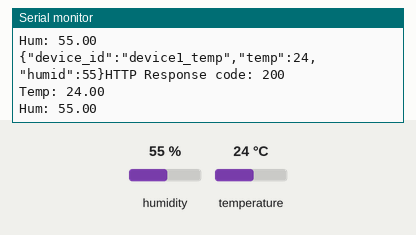
The sketch below on a simulated ESP8266 (NodeMCU). Shown: the last lines printed to the serial monitor. The inputs (shaded band) are chosen by the test bench; at power-on: humidity 55 %, temperature 24 °C. WiFi joins after 1.5 s; servers stay silent unless stated; uploads are accepted with an empty reply.

Above: at 2.7 s.
2.8 s: humidity set to 22 %
At 2.87 s:
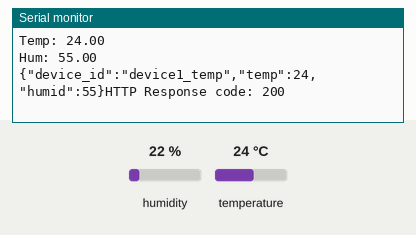
4.3 s: temperature set to 12 °C
At 4.55 s:
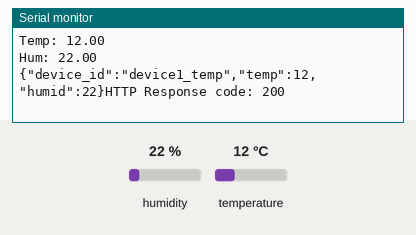
7.3 s: humidity set to 40 %
At 7.64 s:
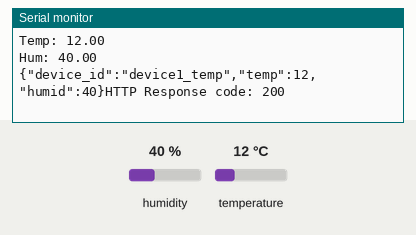
Timing chart, 0 to 10.3 s (numbered marks = the images above; inputs shaded):
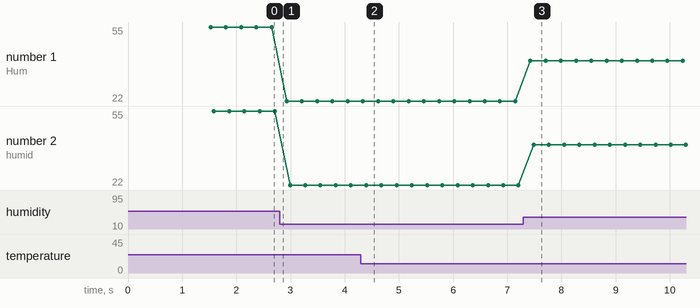

Measured:
- after the input at 4.3 s, the serial monitor: prints a new line at once (image 2)
- after the input at 7.3 s, the serial monitor: prints a new line after 0.13 s (image 3)
- plotted number 1: 55 → 22 after the input at 2.8 s, 22 → 40 after the input at 7.3 s
- plotted number 2: 55 → 22 after the input at 2.8 s, 22 → 40 after the input at 7.3 s

The sketch:

temperature.ino
```cpp
#include <ESP8266WiFi.h>
#include <ESP8266HTTPClient.h>
#include <WiFiClient.h>
#include <ArduinoJson.h>

#include "Adafruit_Sensor.h"
#include "Adafruit_AM2320.h"


Adafruit_AM2320 am2320 = Adafruit_AM2320();

const char* ssid = "IT Services_2G";
const char* password = "labadmin";
//Your Domain name with URL path or IP address with path
String serverName = "http://smartlab.psu.ac.th:8080/update";
String postMessage;
// the following variables are unsigned longs because the time, measured in
// milliseconds, will quickly become a bigger number than can be stored in an int.

void setup() {
  Serial.begin(9600);
  Serial.println("Adafruit AM2320 Basic Test");
  am2320.begin();
  WiFi.begin(ssid, password);
  Serial.println("Connecting");
  while(WiFi.status() != WL_CONNECTED) {
    delay(500);
    Serial.print(".");
  }
  Serial.println("");
  Serial.print("Connected to WiFi network with IP Address: ");
  Serial.println(WiFi.localIP());


}


void loop() {


     if(WiFi.status() == WL_CONNECTED){


      HTTPClient http;
      WiFiClient wc;


      Serial.print("Temp: "); Serial.println(am2320.readTemperature());
      Serial.print("Hum: "); Serial.println(am2320.readHumidity());

      float t = am2320.readTemperature();
      float h = am2320.readHumidity();


      const int CAPACITY = JSON_OBJECT_SIZE(6);
      StaticJsonDocument<CAPACITY> doc;
      doc["device_id"] = "device1_temp";
      doc["temp"] = t;
      doc["humid"] = h;


      serializeJson(doc, postMessage);
      serializeJson(doc, Serial);

      // Your Domain name with URL path or IP address with path
      http.begin(wc,serverName);
      //http.setTimeout(600);
//      // Specify content-type header
//      http.addHeader("Content-Type", "application/x-www-form-urlencoded");
//      // Data to send with HTTP POST
//      String httpRequestData = "api_key=tPmAT5Ab3j7F9&sensor=BME280&value1=24.25&value2=49.54&value3=1005.14";
//      // Send HTTP POST request
//      int httpResponseCode = http.POST(httpRequestData);

       //If you need an HTTP request with a content type: application/json, use the following:
      http.addHeader("Content-Type", "application/json");
     // http.addHeader("Content-Length", String(JSON.length()));

    // serializeJsonPretty(doc,Serial);
      int httpResponseCode = http.POST(postMessage);

      // If you need an HTTP request with a content type: text/plain
      //http.addHeader("Content-Type", "text/plain");
      //int httpResponseCode = http.POST("Hello, World!");


      Serial.print("HTTP Response code: ");
      Serial.println(httpResponseCode);

      // Free resources
     // http.end();
     }else {
      Serial.println("WiFi Disconnected");
    }

}
```
